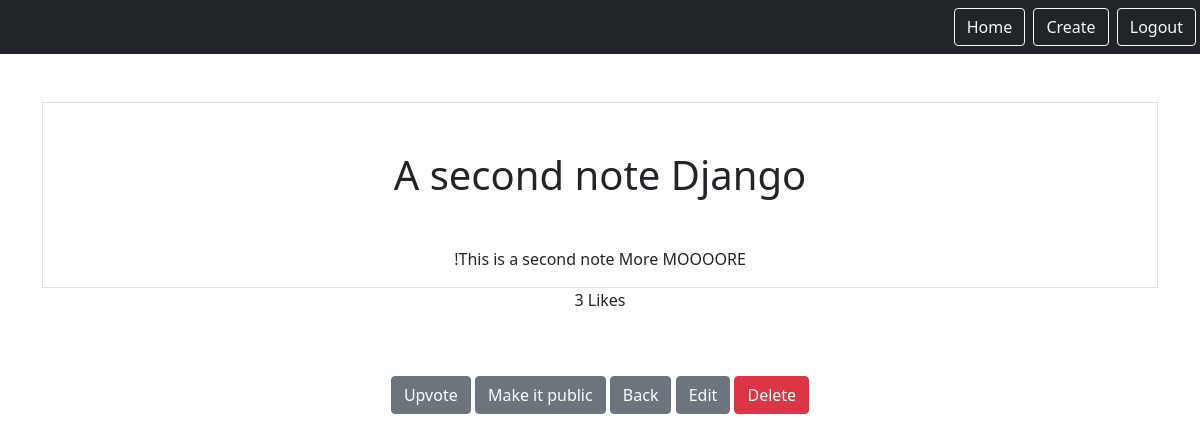
Page /smart/notes/2 (signed in) on the earlier database version.
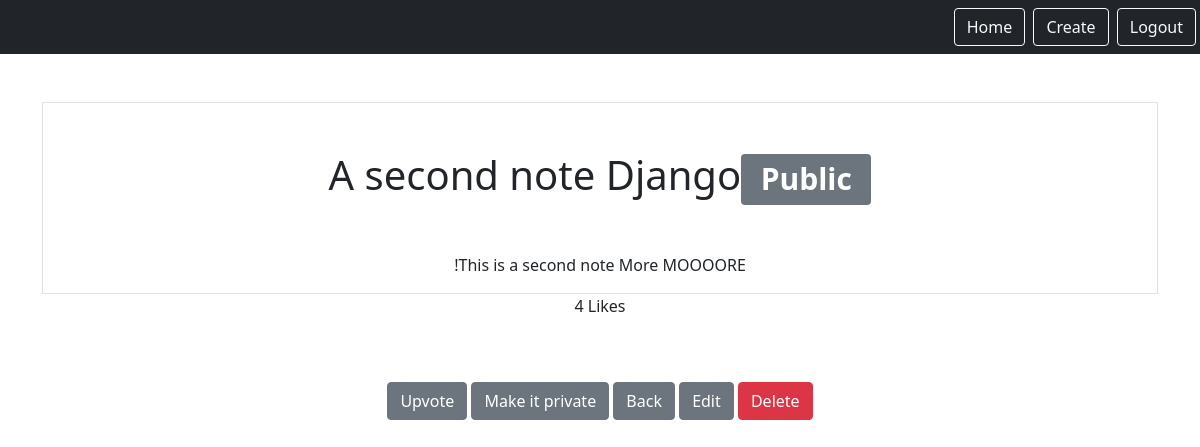
Same page on the later database version.
### notes/models.py (models this page shows)
class Notes(models.Model):
    title = models.CharField(max_length=255)
    text = models.TextField()
    created = models.DateTimeField(auto_now_add=True)
    likes = models.PositiveIntegerField(default=0)
    user = models.ForeignKey(User, on_delete=models.CASCADE, related_name="notes")
    is_public = models.BooleanField(default=False)

### notes/views.py (the view)
# urls.py: path("notes/<int:pk>", views.NotesDetailView.as_view(), name="notes.detail"),
class NotesDetailView(LoginRequiredMixin, DetailView):
    model = Notes
    context_object_name = "note"
    template_name = "notes/notes_detail.html"

### notes/templates/notes/notes_detail.html (shortened to what this page needs)
{% extends "base.html" %}
{% block content %}
<div class="border round">
    <h1 class="my-5">{{note.title}}{% if note.is_public %}<span class="badge bg-secondary">Public</span>{% endif %}</h1>
    <p>{{note.text}}</p>
</div>
<p>{{note.likes}} Likes</p>
<form method="post" class="d-inline" action="{% url 'notes.add_like' pk=note.id %}">
    <button class="btn btn-secondary my-5" type="submit">Upvote</button>
</form>
<form method="post" class="d-inline" action="{% url 'notes.change_visibility' pk=note.id %}">
    <button class="btn btn-secondary my-5" type="submit">
        {% if note.is_public %}
            Make it private
        {% else %}
            Make it public
        {% endif %}
    </button>
</form>
<a href="{% url 'notes.list' %}" class="btn btn-secondary my-5">Back</a>
<a href="{% url 'notes.edit' pk=note.id %}" class="btn btn-secondary">Edit</a>
<a href="{% url 'notes.delete' pk=note.id %}" class="btn btn-danger">Delete</a>
{% endblock %}

### static/templates/base.html (shortened to what this page needs)
{% load static %}
<html>
    <head>
        <link rel="stylesheet" type="text/css" href="{% static 'css/style.css' %}"/>
        <link href="https://cdn.jsdelivr.net/npm/bootstrap@5.0.1/dist/css/bootstrap.min.css" rel="stylesheet">
    </head>
    <body>
        <nav class="navbar navbar-dark bg-dark">
            <div class="ms-auto">
                <a href="{% url 'home' %}" class="btn btn-outline-light me-1">Home</a>
                {% if user.is_authenticated %}
                <a href="{% url 'notes.new' %}" class="btn btn-outline-light me-1">Create</a>
                <form method="post" action="{% url 'logout' %}"  class="d-inline">
                    <button type="submit" class="btn btn-outline-light me-1">Logout</button>
                </form>
                {% else %}
                <a href="{% url 'login' %}" class="btn btn-outline-light me-1">Login</a>
                <a href="{% url 'signup' %}" class="btn btn-outline-light me-1">Signup</a>
                {% endif %}
            </div>
        </nav>
        <div class="my-5 text-center container">
            {% block content %}
            {% endblock %}
        </div>
    </body>
</html>

Differences in the rows shown:
changed Notes "A second note Django": is_public False → True (drawn); likes "3" → "4"
Other differences:
text no longer shown: "Make it public"
text now shown: "Public Make it private"
